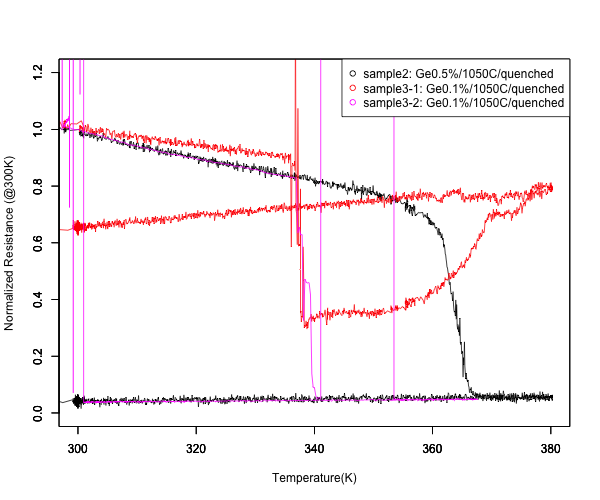

The script that saved this image:
png("plot_normalized_1050quenched.png", width = 600, height = 500)  # 描画デバイスを開く

XLIM<-c(300.0,380.0)
YLIM<-c(0,1.2)
data1 <- read.csv("181120_heating_sample2ch2_001.csv",header=F)
plot(data.frame(data1[2],data1[5]/0.035866),xlim=XLIM,ylim=YLIM,xlab="Temperature(K)",ylab="Normalized Resistance (@300K)",type="l",col="black",cex=0.1)
par(new=TRUE) #
data2 <- read.csv("181120_heating_sample3ch1_001.csv",header=F)
plot(data.frame(data2[2],data2[5]/0.029887),xlim=XLIM,ylim=YLIM,xlab="",ylab="",type="l",col="red",cex=0.1)
par(new=TRUE) #
data6 <- read.csv("181126_heating_sample3ch2_001.csv",header=F)
plot(data.frame(data6[2],data6[5]/0.050021),xlim=XLIM,ylim=YLIM,xlab="",ylab="",type="l",col="magenta",cex=0.1)

legend("topright", col=c("black","red","magenta"), 
       legend=c("sample2: Ge0.5%/1050C/quenched","sample3-1: Ge0.1%/1050C/quenched","sample3-2: Ge0.1%/1050C/quenched"),pch=c(1,1))


dev.off()  

#cd Documents/GitManagedProjects-Kagawalab/研究/抵抗測定/